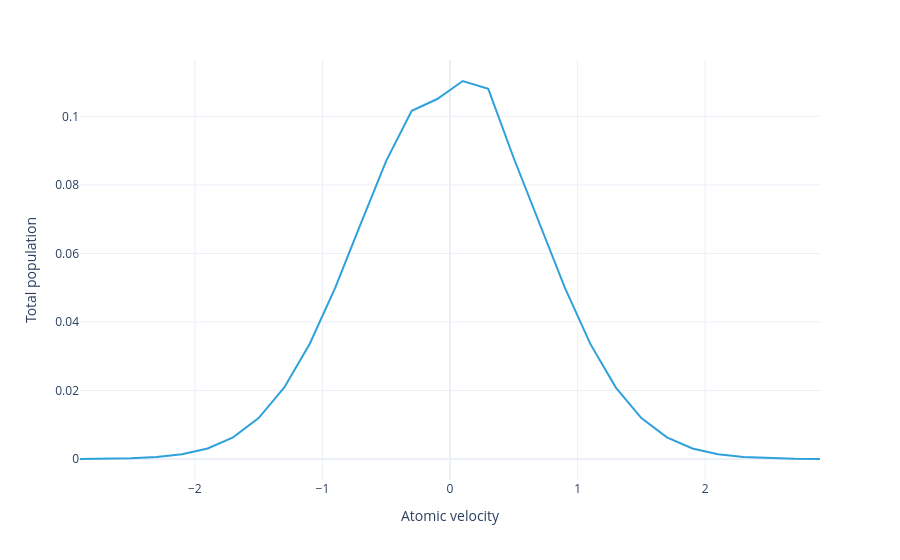

Notebook code for this chart:
### Markdown cell above
Plot the total atomic population:

### Code cell
#|notest
model.population(sol).visualize()

### Figure 1 — Plotly figure (JSON) as saved in the notebook; plotly's stock layout.template omitted (floating-point values rounded to 4 significant figures)
{"data": [{"hovertemplate": "Atomic velocity=%{x}<br>Total population=%{y}<extra></extra>", "legendgroup": "", "line": {"color": "#2fa1da", "dash": "solid"}, "marker": {"symbol": "circle"}, "mode": "lines", "name": "", "orientation": "v", "showlegend": false, "type": "scatter", "x": [-2.9, -2.7, -2.5, -2.3, -2.1, -1.9, -1.7, -1.5, -1.3, -1.1, -0.9, -0.7, -0.5, -0.3, -0.1, 0.1, 0.3, 0.5, 0.7, 0.9, 1.1, 1.3, 1.5, 1.7, 1.9, 2.1, 2.3, 2.5, 2.7, 2.9], "xaxis": "x", "y": [2.628e-05, 7.997e-05, 0.0002247, 0.0005832, 0.001398, 0.003095, 0.006328, 0.01195, 0.02084, 0.03357, 0.04994, 0.06861, 0.087, 0.1016, 0.105, 0.1103, 0.108, 0.08776, 0.06882, 0.05003, 0.03361, 0.02086, 0.01196, 0.006331, 0.003096, 0.001399, 0.0005834, 0.0002248, 8e-05, 2.629e-05], "yaxis": "y"}], "layout": {"legend": {"title": {}, "tracegroupgap": 0}, "margin": {"t": 60}, "xaxis": {"anchor": "y", "domain": [0, 1], "title": {"text": "Atomic velocity"}}, "yaxis": {"anchor": "x", "domain": [0, 1], "title": {"text": "Total population"}}}}
